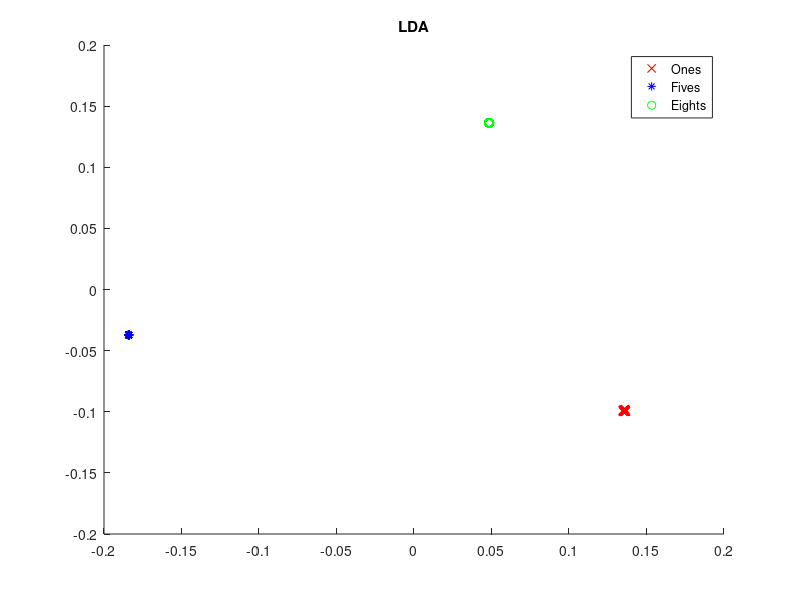

MATLAB code to generate this figure:
%load data
load('AC50001_assignment2_data.mat');

%combine all data
all_data = [digit_one digit_five digit_eight]' ;
all_data_label = [];

meanAll = mean(all_data);
all_data = all_data - repmat(meanAll, size(all_data,1),1);

%get labels
for k=1:size(all_data,1)
    if k<= 100
        all_data_label = [all_data_label;'1'];
    end
    if k >100 && k <= 200
        
        all_data_label = [all_data_label;'5'];
    end
    if k > 200
        all_data_label = [all_data_label;'8'];
    end
end



classOnes = all_data(all_data_label=='1',:);
classFives = all_data(all_data_label=='5',:);
classEights = all_data(all_data_label=='8',:);

%means
muOnes = mean(classOnes,1);
muFives = mean(classFives,1);
muEights = mean(classEights,1);

%class covariance matrices (from transposed class matrices)
covarOnes = cov(classOnes);
covarFives = cov(classFives);
covarEights = cov(classEights);

%within class scatter mask
sw = covarOnes + covarFives + covarEights;

%mean of the class means
meanClassMeans = (muOnes + muFives + muEights)./3;

%each of classes has 100 samples, no need to
%recalculate using size(class,2)

%between class scatter matrix
sbOnes = 100 .* (muOnes-meanClassMeans)'*(muOnes-meanClassMeans);
sbFives = 100 .* (muFives-meanClassMeans)'*(muFives-meanClassMeans);
sbEights = 100 .* (muEights-meanClassMeans)'*(muEights-meanClassMeans);

sb = sbOnes+ sbFives+sbEights;

%LDA projection vector

%addding small number to avoid inv on zero
dc=0.00001*eye(size(sw));

sw_new=sw+dc;

inverted_SW=inv(sw_new)*sb;
    
% computing the projection vectors:
[v1,d] = eig(inverted_SW);

score = (all_data*v1(:,1:2));

%Or the following code to plot data after LDA projection:
% the class ones:
figure


scatter(score(1:100,1), score(1:100,2), 'r', 'x'); %% look at only one direction will be fine
hold on;
scatter(score(101:200,1), score(101:200,2),'b', '*');
hold on;
scatter(score(201:300,1), score(201:300,2), 'g', 'o');
title 'LDA';
legend('Ones','Fives','Eights','Data','Location','NorthEast');  
hold off;







